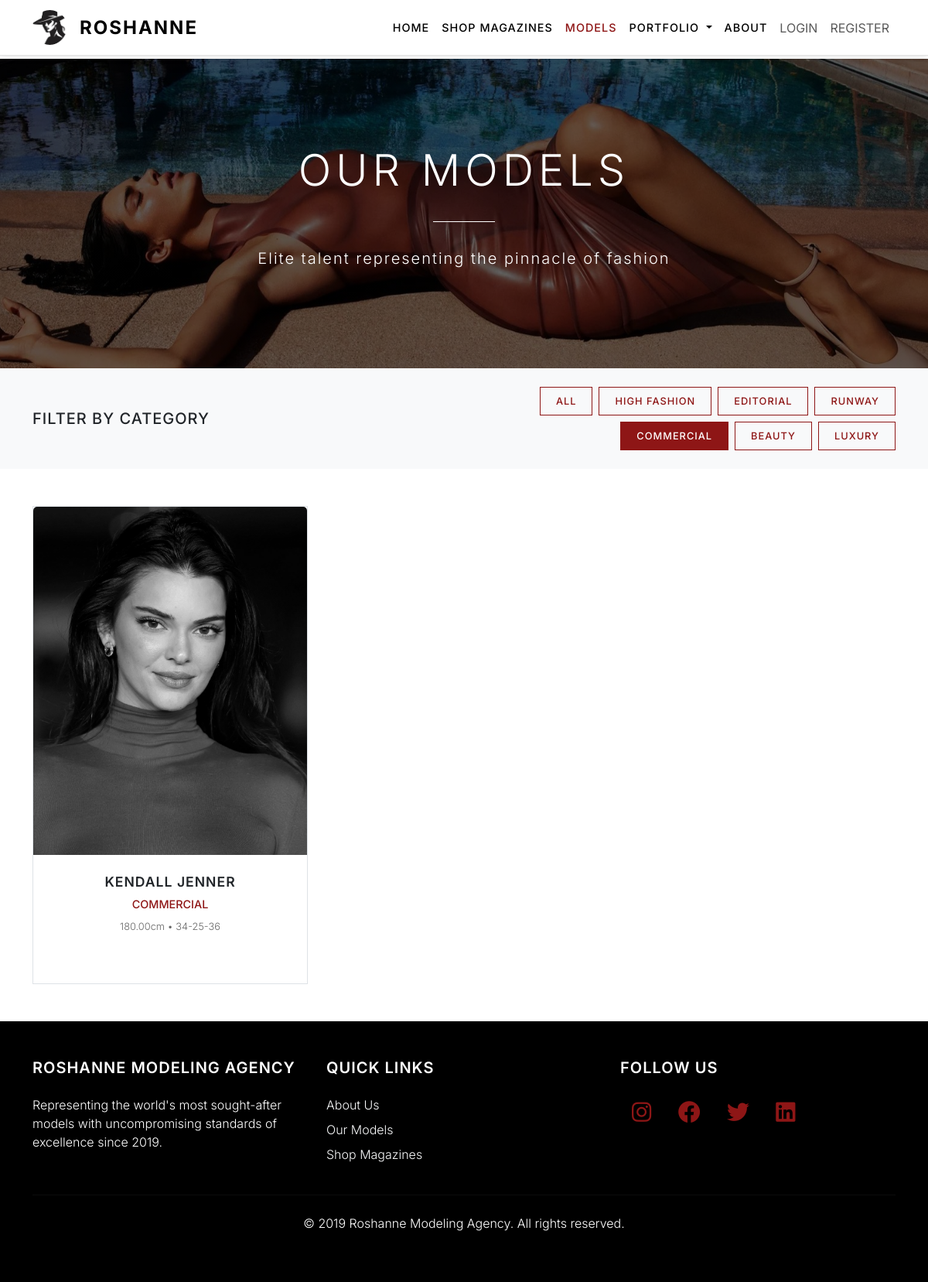
Page /models/?category=Commercial on the committed database.
### myapp/models.py (models this page shows, shortened)
class ModelCategory(models.Model):
    name = models.CharField(max_length=100)
    description = models.TextField(blank=True)
    created_at = models.DateTimeField(auto_now_add=True)
    class Meta:
        verbose_name_plural = "Model Categories"

class Model(models.Model):
    GENDER_CHOICES = [
        ('M', 'Male'),
        ('F', 'Female'),
        ('O', 'Other')
    ]
    user_profile = models.OneToOneField(UserProfile, on_delete=models.CASCADE)
    category = models.ForeignKey(ModelCategory, on_delete=models.SET_NULL, null=True)
    gender = models.CharField(max_length=1, choices=GENDER_CHOICES)
    age = models.IntegerField()
    portfolio_link = models.URLField(blank=True)
    is_available = models.BooleanField(default=True)
    created_at = models.DateTimeField(auto_now_add=True)
    updated_at = models.DateTimeField(auto_now=True)

class UserProfile(models.Model):
    user = models.OneToOneField(User, on_delete=models.CASCADE)
    bio = models.TextField(blank=True)
    height = models.DecimalField(max_digits=5, decimal_places=2, null=True, blank=True)
    measurements = models.CharField(max_length=50, blank=True)
    experience = models.TextField(blank=True)
    profile_image = models.ImageField(upload_to='profile_images/', null=True, blank=True)
    created_at = models.DateTimeField(auto_now_add=True)
    updated_at = models.DateTimeField(auto_now=True)

### myapp/views.py (the view)
# urls.py: path('models/', views.models, name='models'),
def models(request):
    models = Model.objects.filter(user_profile__user__is_active=True)
    categories = ModelCategory.objects.all()
    category_filter = request.GET.get('category')
    if category_filter:
        models = models.filter(category__name=category_filter)
    context = {
        'models': models,
        'categories': categories,
        'current_category': category_filter,
    }
    return render(request, 'models.html', context)

### myapp/templates/models.html (shortened to what this page needs)
{% extends 'base.html' %}
{% load static %}
{% block content %}
<section class="d-flex align-items-center text-center text-white" style="background: linear-gradient(rgba(0,0,0,0.6), rgba(0,0,0,0.6)), url({% static 'images/hero3.jpg' %}) center/cover; ;height: 50vh;">
    <div class="container">
        <h1 style="font-size: 3.5rem; font-weight: 300; letter-spacing: 6px; margin-bottom: 1rem;">OUR MODELS</h1>
        <div style="height: 1px; background-color: #FFFFFF; width: 80px; margin: 2rem auto;"></div>
        <p class="lead" style="font-weight: 300; letter-spacing: 2px;">Elite talent representing the pinnacle of fashion</p>
    </div>
</section>
<section class="py-4" style="background-color: #f8f9fa;">
    <div class="container">
        <div class="row align-items-center">
            <div class="col-md-6">
                <h5 style="font-weight: 500; letter-spacing: 1px; margin-bottom: 0;">FILTER BY CATEGORY</h5>
            </div>
            <div class="col-md-6">
                <div class="d-flex flex-wrap gap-2 justify-content-md-end">
                    <a href="{% url 'models' %}" class="btn btn-sm {% if not current_category %}active{% endif %}"
                       style="{% if not current_category %}background-color: #8E1616; border: 1px solid #8E1616; color: white;{% else %}background-color: transparent; border: 1px solid #8E1616; color: #8E1616;{% endif %} padding: 8px 20px; font-weight: 500; text-transform: uppercase; letter-spacing: 1px; font-size: 0.8rem; border-radius: 0;">
                        ALL
                    </a>
                    {% for category in categories %}
                    <a href="{% url 'models' %}?category={{ category.name }}"
                       class="btn btn-sm {% if current_category == category.name %}active{% endif %}"
                       style="{% if current_category == category.name %}background-color: #8E1616; border: 1px solid #8E1616; color: white;{% else %}background-color: transparent; border: 1px solid #8E1616; color: #8E1616;{% endif %} padding: 8px 20px; font-weight: 500; text-transform: uppercase; letter-spacing: 1px; font-size: 0.8rem; border-radius: 0;">
                        {{ category.name|upper }}
                    </a>
                    {% endfor %}
                </div>
            </div>
        </div>
    </div>
</section>
<section class="py-5">
    <div class="container">
        <div class="row g-4">
            {% for model in models %}
            <div class="col-lg-4 col-md-6">
                <div class="card border h-100 mb-4" style="border-color: #e0e0e0; border-radius: 0; transition: all 0.3s ease;"
                     onmouseover="this.style.transform='translateY(-10px)'; this.style.boxShadow='0 20px 40px rgba(0,0,0,0.15)'; this.style.borderColor='#8E1616'; this.querySelector('img').style.filter='grayscale(0%)';"
                     onmouseout="this.style.transform='translateY(0)'; this.style.boxShadow='none'; this.style.borderColor='#e0e0e0'; this.querySelector('img').style.filter='grayscale(100%)';">
                    {% if model.user_profile.profile_image %}
                    <img src="{{ model.user_profile.profile_image.url }}" alt="{{ model.user_profile.user.get_full_name }}"
                         class="card-img-top" style="height: 450px; object-fit: cover; filter: grayscale(100%); transition: filter 0.3s ease;">
                    {% else %}
                    <img src="{% static 'images/model_placeholder.jpg' %}" alt="{{ model.user_profile.user.get_full_name }}"
                         class="card-img-top" style="height: 450px; object-fit: cover; filter: grayscale(100%); transition: filter 0.3s ease;">
                    {% endif %}
                    <div class="card-body text-center p-4">
                        <h5 style="font-size: 1.1rem; font-weight: 600; margin-bottom: 0.5rem; letter-spacing: 1px;">
                            {{ model.user_profile.user.get_full_name|upper }}
                        </h5>
                        <p style="color: #8E1616; font-weight: 500; margin-bottom: 0.5rem; font-size: 0.9rem;">
                            {{ model.category.name|upper }}
                        </p>
                        <p style="font-size: 0.8rem; color: #666; font-weight: 300;">
                            {{ model.user_profile.height }}cm • {{ model.user_profile.measurements }}
                        </p>
                    </div>
                </div>
            </div>
            {% endfor %}
        </div>
    </div>
</section>
{% endblock %}

### rows in the picture
ModelCategory: name "HIGH FASHION"
ModelCategory: name "EDITORIAL"
ModelCategory: name "RUNWAY"
ModelCategory: name "COMMERCIAL"
ModelCategory: name "BEAUTY"
ModelCategory: name "LUXURY"
Model: user_profile.profile_image (picture), user_profile.user.get_full_name "KENDALL JENNER", category.name "COMMERCIAL", user_profile.height "180.00", user_profile.measurements "34-25-36"
